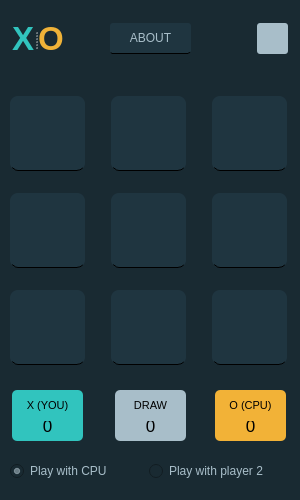
<?xml version="1.0" encoding="UTF-8"?>
<ui version="4.0">
 <class>MainWindow</class>
 <widget class="QMainWindow" name="MainWindow">
  <property name="enabled">
   <bool>true</bool>
  </property>
  <property name="geometry">
   <rect>
    <x>0</x>
    <y>0</y>
    <width>300</width>
    <height>500</height>
   </rect>
  </property>
  <property name="sizePolicy">
   <sizepolicy hsizetype="Preferred" vsizetype="Preferred">
    <horstretch>0</horstretch>
    <verstretch>0</verstretch>
   </sizepolicy>
  </property>
  <property name="minimumSize">
   <size>
    <width>300</width>
    <height>500</height>
   </size>
  </property>
  <property name="maximumSize">
   <size>
    <width>300</width>
    <height>500</height>
   </size>
  </property>
  <property name="windowTitle">
   <string>Tic Tac Toe</string>
  </property>
  <property name="styleSheet">
   <string notr="true">background-color: #192a32;</string>
  </property>
  <widget class="QWidget" name="centralwidget">
   <widget class="QPushButton" name="about_btn">
    <property name="geometry">
     <rect>
      <x>110</x>
      <y>23</y>
      <width>81</width>
      <height>31</height>
     </rect>
    </property>
    <property name="cursor">
     <cursorShape>PointingHandCursor</cursorShape>
    </property>
    <property name="styleSheet">
     <string notr="true">border-radius: 3px;
background-color: #1f3540;
border-bottom : 1px solid black;
color: #A8BEC9;</string>
    </property>
    <property name="text">
     <string>ABOUT</string>
    </property>
   </widget>
   <widget class="QPushButton" name="reset_btn">
    <property name="geometry">
     <rect>
      <x>257</x>
      <y>23</y>
      <width>31</width>
      <height>31</height>
     </rect>
    </property>
    <property name="cursor">
     <cursorShape>PointingHandCursor</cursorShape>
    </property>
    <property name="styleSheet">
     <string notr="true">background-color: #A8BEC9;
border-radius: 3px;</string>
    </property>
    <property name="text">
     <string/>
    </property>
    <property name="icon">
     <iconset>
      <activeon>../../againn.png</activeon>
     </iconset>
    </property>
    <property name="iconSize">
     <size>
      <width>14</width>
      <height>14</height>
     </size>
    </property>
   </widget>
   <widget class="QLabel" name="player_1_scoreboard">
    <property name="geometry">
     <rect>
      <x>12</x>
      <y>410</y>
      <width>71</width>
      <height>31</height>
     </rect>
    </property>
    <property name="font">
     <font>
      <pointsize>13</pointsize>
     </font>
    </property>
    <property name="styleSheet">
     <string notr="true">background-color: #31C4BE;
border-radius: 5px;</string>
    </property>
    <property name="text">
     <string>0</string>
    </property>
    <property name="textFormat">
     <enum>Qt::AutoText</enum>
    </property>
    <property name="scaledContents">
     <bool>false</bool>
    </property>
    <property name="alignment">
     <set>Qt::AlignCenter</set>
    </property>
   </widget>
   <widget class="QLabel" name="draw_scoreboard">
    <property name="geometry">
     <rect>
      <x>115</x>
      <y>410</y>
      <width>71</width>
      <height>31</height>
     </rect>
    </property>
    <property name="font">
     <font>
      <pointsize>13</pointsize>
     </font>
    </property>
    <property name="styleSheet">
     <string notr="true">background-color: #A8BEC9;
border-radius: 5px;</string>
    </property>
    <property name="text">
     <string>0</string>
    </property>
    <property name="textFormat">
     <enum>Qt::AutoText</enum>
    </property>
    <property name="scaledContents">
     <bool>false</bool>
    </property>
    <property name="alignment">
     <set>Qt::AlignCenter</set>
    </property>
   </widget>
   <widget class="QLabel" name="label_6">
    <property name="geometry">
     <rect>
      <x>115</x>
      <y>390</y>
      <width>71</width>
      <height>31</height>
     </rect>
    </property>
    <property name="font">
     <font>
      <pointsize>8</pointsize>
     </font>
    </property>
    <property name="styleSheet">
     <string notr="true">background-color: #A8BEC9;
border-radius: 5px;</string>
    </property>
    <property name="text">
     <string>DRAW</string>
    </property>
    <property name="textFormat">
     <enum>Qt::AutoText</enum>
    </property>
    <property name="scaledContents">
     <bool>false</bool>
    </property>
    <property name="alignment">
     <set>Qt::AlignCenter</set>
    </property>
   </widget>
   <widget class="QLabel" name="player_2_scoreboard">
    <property name="geometry">
     <rect>
      <x>215</x>
      <y>410</y>
      <width>71</width>
      <height>31</height>
     </rect>
    </property>
    <property name="font">
     <font>
      <pointsize>13</pointsize>
     </font>
    </property>
    <property name="styleSheet">
     <string notr="true">background-color: #F2B237;
border-radius: 5px;</string>
    </property>
    <property name="text">
     <string>0</string>
    </property>
    <property name="textFormat">
     <enum>Qt::AutoText</enum>
    </property>
    <property name="scaledContents">
     <bool>false</bool>
    </property>
    <property name="alignment">
     <set>Qt::AlignCenter</set>
    </property>
   </widget>
   <widget class="QLabel" name="seccond_player_btn">
    <property name="geometry">
     <rect>
      <x>215</x>
      <y>390</y>
      <width>71</width>
      <height>31</height>
     </rect>
    </property>
    <property name="font">
     <font>
      <pointsize>8</pointsize>
     </font>
    </property>
    <property name="styleSheet">
     <string notr="true">background-color: #F2B237;
border-radius: 5px;</string>
    </property>
    <property name="text">
     <string>O (CPU)</string>
    </property>
    <property name="textFormat">
     <enum>Qt::AutoText</enum>
    </property>
    <property name="scaledContents">
     <bool>false</bool>
    </property>
    <property name="alignment">
     <set>Qt::AlignCenter</set>
    </property>
   </widget>
   <widget class="QSplitter" name="splitter">
    <property name="geometry">
     <rect>
      <x>12</x>
      <y>20</y>
      <width>51</width>
      <height>37</height>
     </rect>
    </property>
    <property name="orientation">
     <enum>Qt::Horizontal</enum>
    </property>
    <widget class="QLabel" name="label">
     <property name="maximumSize">
      <size>
       <width>37</width>
       <height>37</height>
      </size>
     </property>
     <property name="font">
      <font>
       <pointsize>25</pointsize>
       <bold>true</bold>
      </font>
     </property>
     <property name="styleSheet">
      <string notr="true">color: #31C4BE;</string>
     </property>
     <property name="text">
      <string>X</string>
     </property>
    </widget>
    <widget class="QLabel" name="label_2">
     <property name="maximumSize">
      <size>
       <width>37</width>
       <height>37</height>
      </size>
     </property>
     <property name="font">
      <font>
       <pointsize>25</pointsize>
       <bold>true</bold>
      </font>
     </property>
     <property name="styleSheet">
      <string notr="true">color: #EFB238;</string>
     </property>
     <property name="text">
      <string>O</string>
     </property>
    </widget>
   </widget>
   <widget class="QWidget" name="">
    <property name="geometry">
     <rect>
      <x>-10</x>
      <y>80</y>
      <width>320</width>
      <height>301</height>
     </rect>
    </property>
    <layout class="QGridLayout" name="gridLayout">
     <item row="0" column="0">
      <widget class="QPushButton" name="btn_1">
       <property name="sizePolicy">
        <sizepolicy hsizetype="Expanding" vsizetype="Expanding">
         <horstretch>0</horstretch>
         <verstretch>0</verstretch>
        </sizepolicy>
       </property>
       <property name="maximumSize">
        <size>
         <width>75</width>
         <height>75</height>
        </size>
       </property>
       <property name="font">
        <font>
         <pointsize>30</pointsize>
         <bold>true</bold>
        </font>
       </property>
       <property name="cursor">
        <cursorShape>PointingHandCursor</cursorShape>
       </property>
       <property name="mouseTracking">
        <bool>false</bool>
       </property>
       <property name="focusPolicy">
        <enum>Qt::NoFocus</enum>
       </property>
       <property name="styleSheet">
        <string notr="true">background-color: #1f3540;
border-radius: 8px; 
border-bottom : 1px solid black</string>
       </property>
       <property name="text">
        <string/>
       </property>
       <property name="iconSize">
        <size>
         <width>29</width>
         <height>16</height>
        </size>
       </property>
      </widget>
     </item>
     <item row="1" column="0">
      <widget class="QPushButton" name="btn_4">
       <property name="sizePolicy">
        <sizepolicy hsizetype="Expanding" vsizetype="Expanding">
         <horstretch>0</horstretch>
         <verstretch>0</verstretch>
        </sizepolicy>
       </property>
       <property name="maximumSize">
        <size>
         <width>75</width>
         <height>75</height>
        </size>
       </property>
       <property name="font">
        <font>
         <pointsize>30</pointsize>
         <bold>true</bold>
        </font>
       </property>
       <property name="cursor">
        <cursorShape>PointingHandCursor</cursorShape>
       </property>
       <property name="mouseTracking">
        <bool>false</bool>
       </property>
       <property name="styleSheet">
        <string notr="true">background-color: #1f3540;
border-radius: 8px; 
border-bottom : 1px solid black</string>
       </property>
       <property name="text">
        <string/>
       </property>
       <property name="iconSize">
        <size>
         <width>29</width>
         <height>16</height>
        </size>
       </property>
      </widget>
     </item>
     <item row="1" column="1">
      <widget class="QPushButton" name="btn_5">
       <property name="sizePolicy">
        <sizepolicy hsizetype="Expanding" vsizetype="Expanding">
         <horstretch>0</horstretch>
         <verstretch>0</verstretch>
        </sizepolicy>
       </property>
       <property name="maximumSize">
        <size>
         <width>75</width>
         <height>75</height>
        </size>
       </property>
       <property name="font">
        <font>
         <pointsize>30</pointsize>
         <bold>true</bold>
        </font>
       </property>
       <property name="cursor">
        <cursorShape>PointingHandCursor</cursorShape>
       </property>
       <property name="mouseTracking">
        <bool>false</bool>
       </property>
       <property name="styleSheet">
        <string notr="true">background-color: #1f3540;
border-radius: 8px; 
border-bottom : 1px solid black</string>
       </property>
       <property name="text">
        <string/>
       </property>
       <property name="iconSize">
        <size>
         <width>29</width>
         <height>16</height>
        </size>
       </property>
      </widget>
     </item>
     <item row="1" column="2">
      <widget class="QPushButton" name="btn_6">
       <property name="sizePolicy">
        <sizepolicy hsizetype="Expanding" vsizetype="Expanding">
         <horstretch>0</horstretch>
         <verstretch>0</verstretch>
        </sizepolicy>
       </property>
       <property name="maximumSize">
        <size>
         <width>75</width>
         <height>75</height>
        </size>
       </property>
       <property name="font">
        <font>
         <pointsize>30</pointsize>
         <bold>true</bold>
        </font>
       </property>
       <property name="cursor">
        <cursorShape>PointingHandCursor</cursorShape>
       </property>
       <property name="mouseTracking">
        <bool>false</bool>
       </property>
       <property name="styleSheet">
        <string notr="true">background-color: #1f3540;
border-radius: 8px; 
border-bottom : 1px solid black</string>
       </property>
       <property name="text">
        <string/>
       </property>
       <property name="iconSize">
        <size>
         <width>29</width>
         <height>16</height>
        </size>
       </property>
      </widget>
     </item>
     <item row="2" column="2">
      <widget class="QPushButton" name="btn_9">
       <property name="sizePolicy">
        <sizepolicy hsizetype="Expanding" vsizetype="Expanding">
         <horstretch>0</horstretch>
         <verstretch>0</verstretch>
        </sizepolicy>
       </property>
       <property name="maximumSize">
        <size>
         <width>75</width>
         <height>75</height>
        </size>
       </property>
       <property name="font">
        <font>
         <pointsize>30</pointsize>
         <bold>true</bold>
        </font>
       </property>
       <property name="cursor">
        <cursorShape>PointingHandCursor</cursorShape>
       </property>
       <property name="mouseTracking">
        <bool>false</bool>
       </property>
       <property name="styleSheet">
        <string notr="true">background-color: #1f3540;
border-radius: 8px; 
border-bottom : 1px solid black</string>
       </property>
       <property name="text">
        <string/>
       </property>
       <property name="iconSize">
        <size>
         <width>29</width>
         <height>16</height>
        </size>
       </property>
      </widget>
     </item>
     <item row="2" column="0">
      <widget class="QPushButton" name="btn_7">
       <property name="sizePolicy">
        <sizepolicy hsizetype="Expanding" vsizetype="Expanding">
         <horstretch>0</horstretch>
         <verstretch>0</verstretch>
        </sizepolicy>
       </property>
       <property name="maximumSize">
        <size>
         <width>75</width>
         <height>75</height>
        </size>
       </property>
       <property name="font">
        <font>
         <pointsize>30</pointsize>
         <bold>true</bold>
        </font>
       </property>
       <property name="cursor">
        <cursorShape>PointingHandCursor</cursorShape>
       </property>
       <property name="mouseTracking">
        <bool>false</bool>
       </property>
       <property name="styleSheet">
        <string notr="true">background-color: #1f3540;
border-radius: 8px; 
border-bottom : 1px solid black</string>
       </property>
       <property name="text">
        <string/>
       </property>
       <property name="iconSize">
        <size>
         <width>29</width>
         <height>16</height>
        </size>
       </property>
      </widget>
     </item>
     <item row="2" column="1">
      <widget class="QPushButton" name="btn_8">
       <property name="sizePolicy">
        <sizepolicy hsizetype="Expanding" vsizetype="Expanding">
         <horstretch>0</horstretch>
         <verstretch>0</verstretch>
        </sizepolicy>
       </property>
       <property name="maximumSize">
        <size>
         <width>75</width>
         <height>75</height>
        </size>
       </property>
       <property name="font">
        <font>
         <pointsize>30</pointsize>
         <bold>true</bold>
        </font>
       </property>
       <property name="cursor">
        <cursorShape>PointingHandCursor</cursorShape>
       </property>
       <property name="mouseTracking">
        <bool>false</bool>
       </property>
       <property name="styleSheet">
        <string notr="true">background-color: #1f3540;
border-radius: 8px; 
border-bottom : 1px solid black</string>
       </property>
       <property name="text">
        <string/>
       </property>
       <property name="iconSize">
        <size>
         <width>29</width>
         <height>16</height>
        </size>
       </property>
      </widget>
     </item>
     <item row="0" column="2">
      <widget class="QPushButton" name="btn_3">
       <property name="sizePolicy">
        <sizepolicy hsizetype="Expanding" vsizetype="Expanding">
         <horstretch>0</horstretch>
         <verstretch>0</verstretch>
        </sizepolicy>
       </property>
       <property name="maximumSize">
        <size>
         <width>75</width>
         <height>75</height>
        </size>
       </property>
       <property name="font">
        <font>
         <pointsize>30</pointsize>
         <bold>true</bold>
        </font>
       </property>
       <property name="cursor">
        <cursorShape>PointingHandCursor</cursorShape>
       </property>
       <property name="mouseTracking">
        <bool>false</bool>
       </property>
       <property name="styleSheet">
        <string notr="true">background-color: #1f3540;
border-radius: 8px; 
border-bottom : 1px solid black</string>
       </property>
       <property name="text">
        <string/>
       </property>
       <property name="iconSize">
        <size>
         <width>29</width>
         <height>16</height>
        </size>
       </property>
      </widget>
     </item>
     <item row="0" column="1">
      <widget class="QPushButton" name="btn_2">
       <property name="sizePolicy">
        <sizepolicy hsizetype="Expanding" vsizetype="Expanding">
         <horstretch>0</horstretch>
         <verstretch>0</verstretch>
        </sizepolicy>
       </property>
       <property name="maximumSize">
        <size>
         <width>75</width>
         <height>75</height>
        </size>
       </property>
       <property name="font">
        <font>
         <pointsize>30</pointsize>
         <bold>true</bold>
        </font>
       </property>
       <property name="cursor">
        <cursorShape>PointingHandCursor</cursorShape>
       </property>
       <property name="mouseTracking">
        <bool>false</bool>
       </property>
       <property name="styleSheet">
        <string notr="true">background-color: #1f3540;
border-radius: 8px; 
border-bottom : 1px solid black</string>
       </property>
       <property name="text">
        <string/>
       </property>
       <property name="iconSize">
        <size>
         <width>29</width>
         <height>16</height>
        </size>
       </property>
      </widget>
     </item>
    </layout>
   </widget>
   <widget class="QLabel" name="label_3">
    <property name="geometry">
     <rect>
      <x>12</x>
      <y>390</y>
      <width>71</width>
      <height>31</height>
     </rect>
    </property>
    <property name="font">
     <font>
      <pointsize>8</pointsize>
     </font>
    </property>
    <property name="styleSheet">
     <string notr="true">background-color: #31C4BE;
border-radius: 5px;</string>
    </property>
    <property name="text">
     <string>X (YOU)</string>
    </property>
    <property name="textFormat">
     <enum>Qt::AutoText</enum>
    </property>
    <property name="scaledContents">
     <bool>false</bool>
    </property>
    <property name="alignment">
     <set>Qt::AlignCenter</set>
    </property>
   </widget>
   <widget class="QWidget" name="">
    <property name="geometry">
     <rect>
      <x>10</x>
      <y>460</y>
      <width>271</width>
      <height>22</height>
     </rect>
    </property>
    <layout class="QHBoxLayout" name="horizontalLayout">
     <item>
      <widget class="QRadioButton" name="play_vs_cpu">
       <property name="enabled">
        <bool>true</bool>
       </property>
       <property name="styleSheet">
        <string notr="true">color: #A8BEC9;</string>
       </property>
       <property name="text">
        <string>Play with CPU</string>
       </property>
       <property name="checked">
        <bool>true</bool>
       </property>
      </widget>
     </item>
     <item>
      <widget class="QRadioButton" name="play_vs_player">
       <property name="enabled">
        <bool>true</bool>
       </property>
       <property name="styleSheet">
        <string notr="true">color: #A8BEC9;</string>
       </property>
       <property name="text">
        <string>Play with player 2</string>
       </property>
      </widget>
     </item>
    </layout>
   </widget>
  </widget>
  <widget class="QMenuBar" name="menubar">
   <property name="geometry">
    <rect>
     <x>0</x>
     <y>0</y>
     <width>300</width>
     <height>22</height>
    </rect>
   </property>
  </widget>
  <widget class="QStatusBar" name="statusbar"/>
 </widget>
 <resources/>
 <connections/>
</ui>
